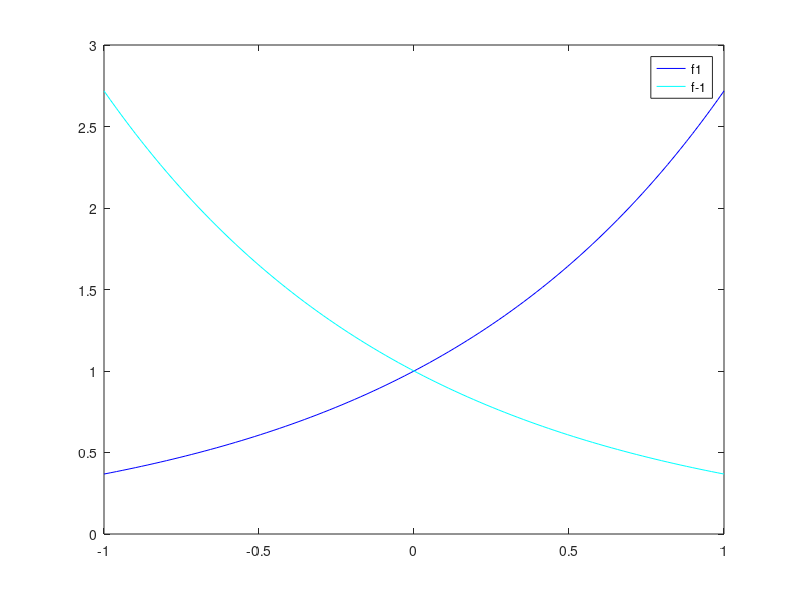

Source code (MATLAB):
% Esercizio 10

% Dati
e = exp(1);
f = @(a,x) e.^(a*x);
x = linspace(-1,1);

% Richieste
plot(x,f(1,x),"b")
hold on
plot(x,f(-1,x),"c")
legend("f1", "f-1")
